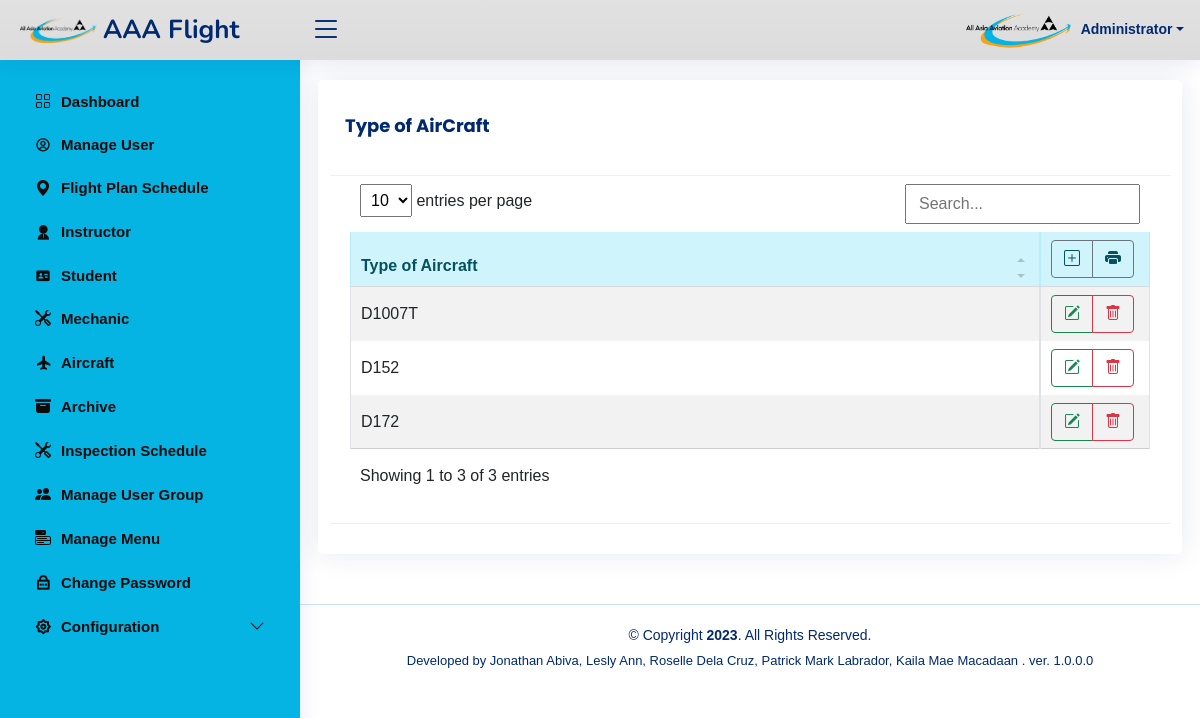
Screenshot of /aaaflight/config/aircraft_type_list.php (signed in) with the database file from the repository.
### tables this page shows
CREATE TABLE IF NOT EXISTS `user_menu` (
  `id` int NOT NULL AUTO_INCREMENT,
  `parent_id` char(5) DEFAULT NULL,
  `name` varchar(75) DEFAULT NULL,
  `href` varchar(100) DEFAULT NULL,
  `icon` varchar(100) DEFAULT NULL,
  `breadcrumbs` varchar(200) DEFAULT NULL,
  `status` varchar(10) DEFAULT NULL,
  `type` char(10) DEFAULT NULL,
  `description` varchar(100) DEFAULT NULL,
  `order` smallint DEFAULT '9999',
  PRIMARY KEY (`id`),
  KEY `id` (`id`)
);

CREATE TABLE IF NOT EXISTS `lup_type_of_aircraft` (
  `type_of_aircraft` varchar(50) NOT NULL DEFAULT '0'
);

### aaaflight/connections/pdoconnect.php (called while the page is built, shortened)
<?php
		$app_title="AAA Flight";
		class DatabaseConnect{
			private $dbh;
			private $stmt;
			public function __construct(){
				$this->host      = $_ENV['host'];
				$this->user      = $_ENV['user'];
				$this->pass      = $_ENV['pass'];
				$this->dbname    = $_ENV['dbname'];
				$this->port      = $_ENV['port'];
					$dsn = 'mysql:host='.$this->host.';dbname='.$this->dbname.';port='.$this->port.';charset=utf8';
					$options = array(
						PDO::ATTR_PERSISTENT    => true,
						PDO::ATTR_ERRMODE       => PDO::ERRMODE_EXCEPTION
					);
					try{
						$this->dbh = new PDO($dsn, $this->user, $this->pass, $options);
					}
					catch(PDOException $e){
						echo '<span style="color:red;">Cannot connect to your database server or the system is temporarily down.</span>';
					}
				}
			public function query($query){
					$this->stmt = $this->dbh->prepare($query);
				}
			public function execute(){
					return $this->stmt->execute();
				}
			public function bind($param, $value, $type = null){
				if (is_null($type)) {
					switch (true) {
						case is_int($value):
							$type = PDO::PARAM_INT;
							break;
						default:
							$type = PDO::PARAM_STR;
					}
				}
				$this->stmt->bindValue($param, $value, $type);
				}
			public function rowset(){
					$this->execute();
					return $this->stmt->fetchAll(PDO::FETCH_ASSOC);
				}
			public function rowsingle(){
					$this->execute();
					return $this->stmt->fetch(PDO::FETCH_ASSOC);
				}
			public function rowcount(){
					return $this->stmt->rowCount();
				}
			public function close(){
				 try{
					$this->dbh=null;
				}  catch(PDOException $e){
						echo 'Cannot close your database connection.';
					}
				}
		}
class php_util{
	public function found_group($group,$menu_id){
	$sql_string="select r.id from `user_restriction` as `r`  where r.`group`=? and r.menu_id=?";
		$temp_db=new DatabaseConnect();
		$temp_db->query($sql_string);
		$temp_db->bind(1,$group);
		$temp_db->bind(2,$menu_id);
  		$temp_rs=$temp_db->rowsingle();
  		$found=$temp_db->rowcount();
  		if ($found>0)
  			{return 1;}
  		else
  			{return 0;}
	}
}

### aaaflight/admin/grant_checker.php (called while the page is built, shortened)
<?php
$phu=new php_util();
?>

### aaaflight/config/aircraft_type_list.php (the view, shortened to what this page needs)
<?php require_once('../connections/pdoconnect.php'); ?>
<?php
$db=new DatabaseConnect();
$query_rs = "select * FROM `lup_type_of_aircraft` order by `type_of_aircraft`";
$db->query($query_rs);
$rs=$db->rowset();
?>
<!DOCTYPE html>
<html lang="en">
<head>
</head>
<?php require_once('../template/phplink.php'); ?>
<body >
<?php require_once('../template/header.php'); ?>
<div class="card">
<div class="card-header"><h5 class="card-title"><strong><?php echo htmlentities($_SESSION['title']); ?></strong></h5></div>
            <div class="card-body">
<table id="tablelist" class="table table-striped table-hover table-responsive table-bordered" >
    <thead>
        <tr class="alert-info">
            <th>Type of Aircraft</th>
               <th data-sortable="false"  width="110px">
                <div class="btn-group" role="group" align="center">
                    <a href="aircraft_type_new.php" class="btn btn-outline-secondary" data-toogle="tooltip" data-placement="bottom" title="New"><span class="bi-plus-square"></span> </a>
                    <a type="button" class="btn btn-outline-secondary" data-bs-toggle="modal" data-bs-target="#modalDialogPrint"><span class="bi-printer-fill"  data-toogle="tooltip" data-placement="bottom" title="Create Printable Form"></span></a>
                </div>
            </th>
        </tr>
    </thead>
    <tbody>
<?php foreach ($rs as $rs_data){ ?>
    <tr >
    <td class="align-middle"><?php echo htmlentities($rs_data['type_of_aircraft']); ?></td>
    <td  class="align-middle" width="110px">
        <div class="btn-group" role="group" align="center">
            <a href="aircraft_type_update.php?recordID=<?php echo $rs_data['type_of_aircraft'];?>" class="btn btn-outline-success" data-toogle="tooltip" data-placement="bottom" title="Update"><span class="bi-pencil-square"></span></a>
            <a href='aircraft_type_remove.php?recordID=<?php echo $rs_data["type_of_aircraft"];?>' class="btn btn-outline-danger" data-toogle="tooltip" data-placement="bottom" title="Remove"><span class="bi-trash"></span></a>
        </div>
    </td>
    </tr>
<?php } ?>
</tbody>
</table>
</div>
    <div class="card-footer"></div>
</div>
<?php require_once('../template/footer.php'); ?>
</body>
</html>

### aaaflight/template/header.php (shortened to what this page needs)
<?php require_once('../connections/pdoconnect.php'); ?>
<?php
$db=new DatabaseConnect();
require_once('../admin/grant_checker.php'); ?>
<?php
    $query_rs = "SELECT *  FROM `user_menu` where `type`='m' and (id=parent_id) order by `order`,`parent_id`";
    $db->query($query_rs);
    $rs_menu=$db->rowset();
?>
      <header id="header" class="header fixed-top d-flex align-items-center">
         <div class="d-flex align-items-center justify-content-between"> <a href="#" class="logo d-flex align-items-center"> <img src="../images/logo.png" class="img-responsive" alt=""> <span class="d-none d-lg-block"><?php echo $app_title;?></span> </a>
         <i class="bi bi-list toggle-sidebar-btn"></i></div>
         <nav class="header-nav ms-auto">
            <ul class="d-flex align-items-center">
               <li class="nav-item dropdown pe-3">
                  <a class="nav-link nav-profile d-flex align-items-center pe-0" href="#" data-bs-toggle="dropdown">
                     <img src="
                     <?php $filename='../images/user/'.$_SESSION['MM_ID'].'.jpg';
                           if (file_exists($filename)) {
                              echo $filename;
                           } else {
                              echo $app_user_image_default;}?>" ;
                     alt="Profile" class="rounded-circle"> <span class="d-none d-md-block dropdown-toggle ps-2"><?php echo $_SESSION['MM_FullName'];?></span> </a>
               </li>
            </ul>
         </nav>
      </header>
      <aside id="sidebar" class="sidebar">
         <ul class="sidebar-nav" id="sidebar-nav">
        <?php
        foreach ($rs_menu as $row_rs_menu){
             $query_rssub = "SELECT * FROM `user_menu` WHERE `parent_id` = ? and `id`!=`parent_id` and `type`='m' order by `order`";
             $db->query($query_rssub);
             $db->bind(1,$row_rs_menu['id']);
             $totalRows_rssub=$db->rowcount();
             if ($totalRows_rssub==0) {
                 if (!(strcmp($phu-> found_group($_SESSION['MM_UserGroup'],$row_rs_menu['id']),1))){
                    echo '<li> <a class="nav-link '.$phu->get_active_menu($_SESSION['title'],htmlentities($row_rs_menu["name"])).'"  href="'.htmlentities($row_rs_menu["href"]).'"> <i class="'.htmlentities($row_rs_menu["icon"]).'"></i><span>'. htmlentities($row_rs_menu["name"]).'</span> </a>';}
                 }
             elseif ($totalRows_rssub>0){
                if (!(strcmp($phu-> found_group($_SESSION['MM_UserGroup'],$row_rs_menu['id']),1))) {
                    echo '<a class="nav-link collapsed" data-bs-target="#'.htmlentities($row_rs_menu["description"]).'" data-bs-toggle="collapse" href="#"> <i class="'.htmlentities($row_rs_menu["icon"]).'"></i><span>'.htmlentities($row_rs_menu["name"]).'</span><i class="bi bi-chevron-down ms-auto"></i> </a>';
                }
            }
            echo '</li>';
        }
        ?>
         </ul>
      </aside>
      <main id="main" class="main" >
         <section class="section dashboard">
            <div class="row">

### aaaflight/template/header.php (style rules this page uses)
body { background-image: url('../images/bgdashboard.jpg'); }

### rows the page displays
user_menu: name "Dashboard"
user_menu: name "Manage User"
user_menu: name "Flight Plan Schedule"
user_menu: name "Instructor"
user_menu: name "Student"
user_menu: name "Mechanic"
user_menu: name "Aircraft"
user_menu: name "Archive"
user_menu: name "Inspection Schedule"
user_menu: name "Manage User Group"
user_menu: name "Manage Menu"
user_menu: name "Change Password"
user_menu: name "Configuration"
lup_type_of_aircraft: type_of_aircraft "D1007T"
lup_type_of_aircraft: type_of_aircraft "D152"
lup_type_of_aircraft: type_of_aircraft "D172"

### other values shown
$app_title "AAA Flight"
$_SESSION['MM_FullName'] "Administrator"
$_SESSION['title'] "Type of AirCraft"
$app_footer "Developed by Jonathan Abiva, Lesly Ann, Roselle Dela Cruz, Patrick Mark Labrador, Kaila Mae Macadaan . ver. 1.0.0.0"
